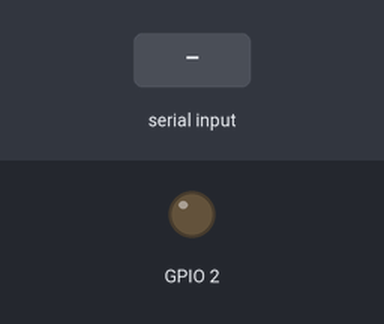
Bench run of a sketch on a simulated ESP32. On the bench: output pins drawn as LEDs (lit = HIGH). The test bench sets the inputs (shaded band).

Above: at 1.2 s.
1.3 s: "on" received over Serial
At 2.7 s:
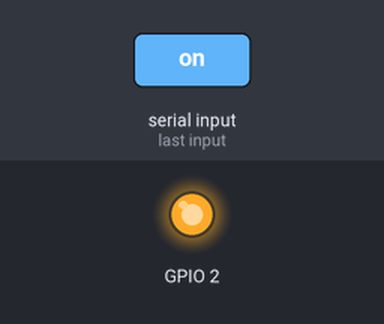
3.8 s: "off" received over Serial
At 5.8 s:
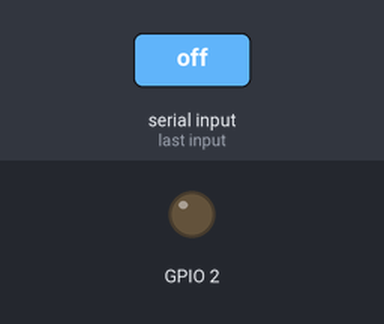
Timing chart, 0 to 7.3 s (numbered marks = the images above; inputs shaded):
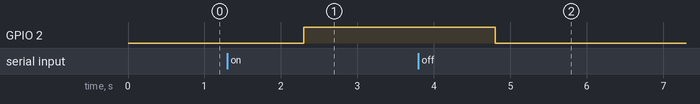

The sketch:

ESP32_SERIALMONITOR_BLINK.ino
```cpp
/*
============================================================================
FILE : ESP32 SERIAL MONITOR BLINK
AUTHOR : Christian Andrie Asne
DESCRIPTION : A program for blinking the built-in LED on ESP32 through
serial monitor
============================================================================
*/
String cmd;
void setup() {
  // put your setup code here, to run once:
  Serial.begin(115200);
  pinMode(2, OUTPUT);
}

void loop() {
  // put your main code here, to run repeatedly:
  if(Serial.available())
  {
    cmd = Serial.readString();
    if (cmd == "on")
    {
      digitalWrite(2, HIGH);
    }
    else if (cmd == "off")
    {
      digitalWrite(2, LOW);
    }
  }
}
```

Measured:
- after the input at 1.3 s, GPIO 2: LOW → HIGH after 1.0 s
- after the input at 3.8 s, GPIO 2: HIGH → LOW after 1.0 s
